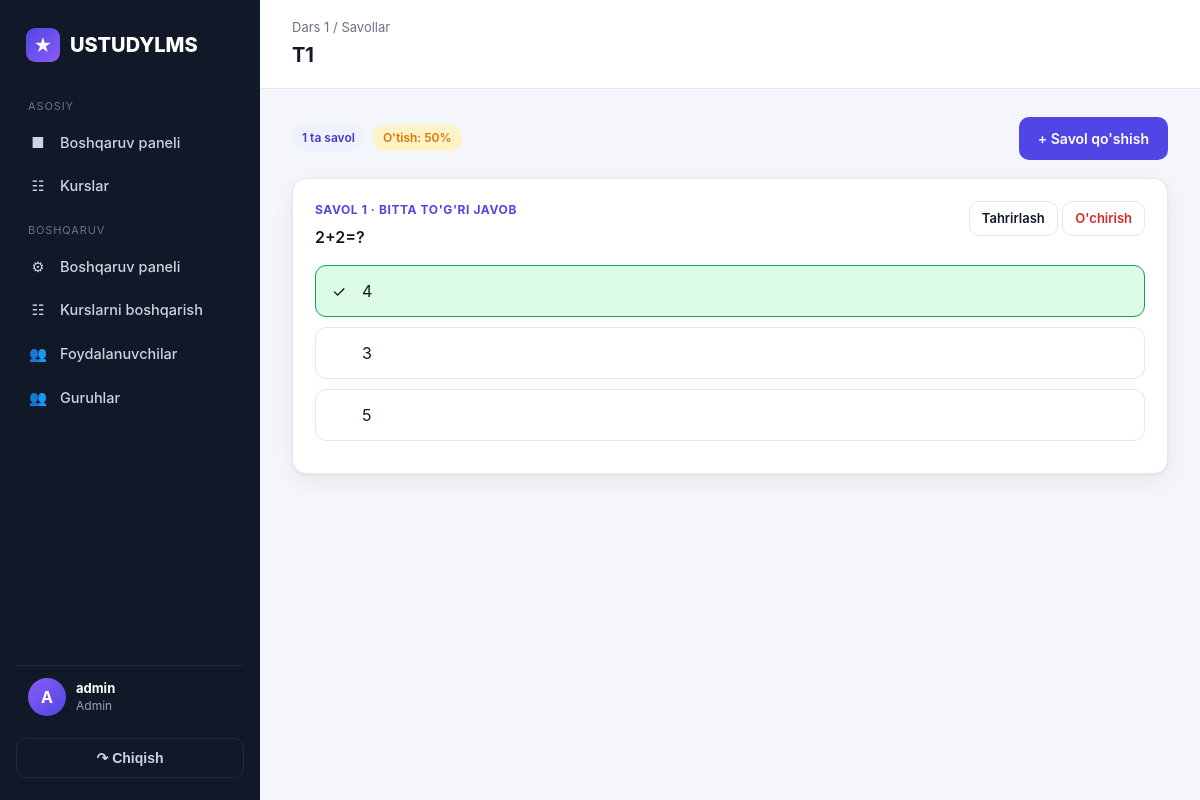
/courses/manage/tests/2/questions/ (signed in), run on the app's committed database.
### accounts/models/user.py (models this page shows, shortened)
class CustomUser(AbstractUser):
    class Role(models.TextChoices):
        ADMIN = 'admin', 'Admin'
        TEACHER = 'teacher', "O'qituvchi"
        STUDENT = 'student', "O'quvchi"
    role = models.CharField(max_length=10, choices=Role.choices, default=Role.STUDENT)
    phone = models.CharField(max_length=20, blank=True)
    @property
    def is_admin(self):
        return self.is_superuser or self.role == self.Role.ADMIN
    @property
    def is_teacher(self):
        return self.role == self.Role.TEACHER

### courses/models/assessment.py (models this page shows, shortened)
class Test(models.Model):
    lesson = models.ForeignKey(Lesson, on_delete=models.CASCADE, related_name='tests')
    title = models.CharField(max_length=200)
    description = models.TextField(blank=True)
    pass_score = models.PositiveIntegerField(default=60, help_text="O'tish foizi (%)")
    time_limit = models.PositiveIntegerField(blank=True, null=True, help_text="Vaqt chegarasi (daqiqa)")
    created_at = models.DateTimeField(auto_now_add=True)
    @property
    def total_questions(self):
        return self.questions.count()

class Question(models.Model):
    class Type(models.TextChoices):
        SINGLE = 'single', "Bitta to'g'ri javob"
        MULTIPLE = 'multiple', "Bir nechta to'g'ri javob"
    test = models.ForeignKey(Test, on_delete=models.CASCADE, related_name='questions')
    text = models.TextField()
    question_type = models.CharField(max_length=10, choices=Type.choices, default=Type.SINGLE)
    order = models.PositiveIntegerField(default=0)
    class Meta:
        ordering = ['order', 'id']

class AnswerOption(models.Model):
    question = models.ForeignKey(Question, on_delete=models.CASCADE, related_name='options')
    text = models.CharField(max_length=300)
    is_correct = models.BooleanField(default=False)

### courses/models/structure.py (models this page shows, shortened)
class Lesson(models.Model):
    module = models.ForeignKey(Module, on_delete=models.CASCADE, related_name='lessons')
    title = models.CharField(max_length=300)
    description = models.TextField(blank=True)
    order = models.PositiveIntegerField(default=0)
    class Meta:
        ordering = ['order', 'id']

### courses/views/manage_tests.py (the view)
# urls.py: path('manage/tests/<int:test_pk>/questions/', views.question_manage, name='manage_question'),
@teacher_required
def question_manage(request, test_pk):
    test = get_object_or_404(
        Test.objects.select_related('lesson__module__course').prefetch_related('questions__options'),
        pk=test_pk,
    )
    ensure_course_access(request.user, test.lesson.module.course)
    return render(request, 'manage/question_list.html', {'test': test})

### courses/views/helpers.py (called while the page is built)
def ensure_course_access(user, course):
    if user.is_admin:
        return
    if (user.is_teacher and hasattr(user, 'teacher_profile')
            and user.teacher_profile.courses.filter(pk=course.pk).exists()):
        return
    raise PermissionDenied

### templates/manage/question_list.html (shortened to what this page needs)
{% extends 'base.html' %}
{% block heading %}{{ test.title }}{% endblock %}
{% block crumb %}<div class="crumb"><a href="{% url 'courses:manage_lesson' test.lesson.pk %}">{{ test.lesson.title }}</a> / Savollar</div>{% endblock %}
{% block content %}
<div style="display:flex;justify-content:space-between;align-items:center;margin-bottom:18px;flex-wrap:wrap;gap:10px;">
    <div style="display:flex;gap:8px;">
        <span class="badge badge-primary">{{ test.total_questions }} ta savol</span>
        <span class="badge badge-warning">O'tish: {{ test.pass_score }}%</span>
    </div>
    <a href="{% url 'courses:manage_question_create' test.pk %}" class="btn btn-primary">&#43; Savol qo'shish</a>
</div>
{% for q in test.questions.all %}
<div class="question">
    <div style="display:flex;justify-content:space-between;align-items:start;gap:10px;">
        <div style="flex:1;">
            <div class="q-num">Savol {{ forloop.counter }} &middot; {{ q.get_question_type_display }}</div>
            <div class="q-text">{{ q.text }}</div>
        </div>
        <div style="white-space:nowrap;">
            <a href="{% url 'courses:manage_question_edit' q.pk %}" class="btn btn-light btn-sm">Tahrirlash</a>
            <a href="{% url 'courses:manage_question_delete' q.pk %}" class="btn btn-light btn-sm" style="color:var(--danger);">O'chirish</a>
        </div>
    </div>
    {% for opt in q.options.all %}
    <div class="option {% if opt.is_correct %}correct{% endif %}" style="cursor:default;">
        <span style="width:18px;">{% if opt.is_correct %}&#10003;{% endif %}</span>
        <span>{{ opt.text }}</span>
    </div>
    {% endfor %}
</div>
{% empty %}
<div class="card"><div class="empty"><div class="ic">&#10067;</div>Hali savollar yo'q.</div></div>
{% endfor %}
{% endblock %}

### templates/base.html (shortened to what this page needs)
{% load static %}
<!DOCTYPE html>
<html lang="uz">
<head>
    <link rel="stylesheet" href="{% static 'css/style.css' %}">
</head>
<body>
<div class="layout">
    <aside class="sidebar" id="sidebar">
        <div class="brand">
            <span class="logo">&#9733;</span> USTUDYLMS
        </div>
        <nav>
            <div class="nav-section">Asosiy</div>
            <a class="nav-link {% if request.resolver_match.url_name == 'dashboard' %}active{% endif %}" href="{% url 'accounts:dashboard' %}">
                <span class="ic">&#9632;</span> Boshqaruv paneli
            </a>
            <a class="nav-link {% if 'course' in request.resolver_match.url_name %}active{% endif %}" href="{% url 'courses:course_list' %}">
                <span class="ic">&#9783;</span> Kurslar
            </a>
            {% if user.is_teacher or user.is_admin %}
            <div class="nav-section">Boshqaruv</div>
            <a class="nav-link {% if request.resolver_match.url_name == 'manage_dashboard' %}active{% endif %}" href="{% url 'courses:manage_dashboard' %}">
                <span class="ic">&#9881;</span> Boshqaruv paneli
            </a>
            <a class="nav-link {% if 'manage_course' in request.resolver_match.url_name %}active{% endif %}" href="{% url 'courses:manage_course_list' %}">
                <span class="ic">&#9783;</span> Kurslarni boshqarish
            </a>
            {% endif %}
            {% if user.is_admin %}
            <a class="nav-link {% if 'user' in request.resolver_match.url_name %}active{% endif %}" href="{% url 'accounts:user_list' %}">
                <span class="ic">&#128101;</span> Foydalanuvchilar
            </a>
            <a class="nav-link {% if 'manage_group' in request.resolver_match.url_name %}active{% endif %}" href="{% url 'courses:manage_group_list' %}">
                <span class="ic">&#128101;</span> Guruhlar
            </a>
            {% endif %}
        </nav>
        <div class="user">
            <div class="av">{{ user.username|first|upper }}</div>
            <div class="meta">
                <b>{{ user.get_full_name|default:user.username }}</b>
                <span>{{ user.get_role_display }}</span>
            </div>
        </div>
        <form method="post" action="{% url 'accounts:logout' %}">
            <button type="submit" class="logout-btn">&#8631; Chiqish</button>
        </form>
    </aside>
    <main class="content">
        <div class="topbar">
            <div>
                {% block crumb %}{% endblock %}
                <h1>{% block heading %}{% endblock %}</h1>
            </div>
        </div>
        <div class="page">
            {% block content %}{% endblock %}
        </div>
    </main>
</div>
</body>
</html>

### data on the page
CustomUser: username|first "A", get_full_name "admin", role "Admin"
Test: lesson "Dars 1", title "T1", total_questions "1", pass_score "50"
Question: question_type "BITTA TO'G'RI JAVOB", text "2+2=?"
AnswerOption: text "4"
AnswerOption: text "3"
AnswerOption: text "5"
